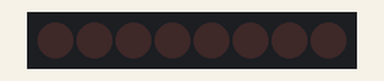
This sketch was run on a simulated Arduino Uno, built with avr-gcc and run on an emulated ATmega328P. Parts: 8 shift-register outputs drawn as a row of LEDs (first output left, lit = HIGH). Wiring (inferred from the names in the program): shift register (74HC595): data pin 1; shift clock pin 13; latch pin 8. Wiring (inferred from the signals the program sends): row of LEDs: on Q0, Q1, Q2, Q3, Q4, Q5, Q6, Q7.

Above: at 0.2 s.
At 1.2 s:
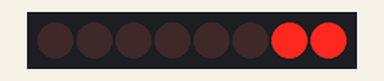
At 1.7 s:
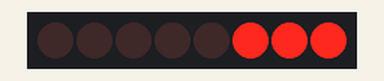
At 3.2 s:
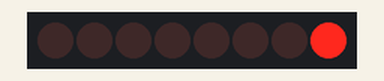
At 4.7 s:
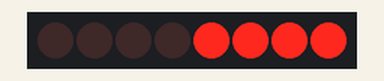
Timing chart, 0 to 5.8 s (numbered marks = the images above):
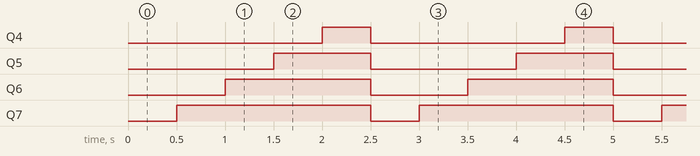

Measured:
- by itself, Q4: alternates HIGH for 0.50 s and LOW for 2.0 s
- by itself, Q5: alternates HIGH for 1.0 s and LOW for 1.5 s
- by itself, Q6: alternates HIGH for 1.5 s and LOW for 1.0 s
- by itself, Q7: alternates HIGH for 2.0 s and LOW for 0.50 s

The sketch:

RGB_Led_strip.ino
```cpp
/*
Adafruit Arduino - Lesson 4. 8 LEDs and a Shift Register
*/

int latchPin = 8;
int clockPin = 13;
int dataPin = 1;

byte leds = 0;

void setup()
{
  pinMode(latchPin, OUTPUT);
  pinMode(dataPin, OUTPUT);
  pinMode(clockPin, OUTPUT);
}

void loop()
{
  leds = 0;
  updateShiftRegister();
  delay(500);
  for (int i = 0; i < 4; i++)
  {
    bitSet(leds, i);
    updateShiftRegister();
    delay(500);
  }
}

void updateShiftRegister()
{
   digitalWrite(latchPin, LOW);
   shiftOut(dataPin, clockPin, LSBFIRST, leds);
   digitalWrite(latchPin, HIGH);
}
```
